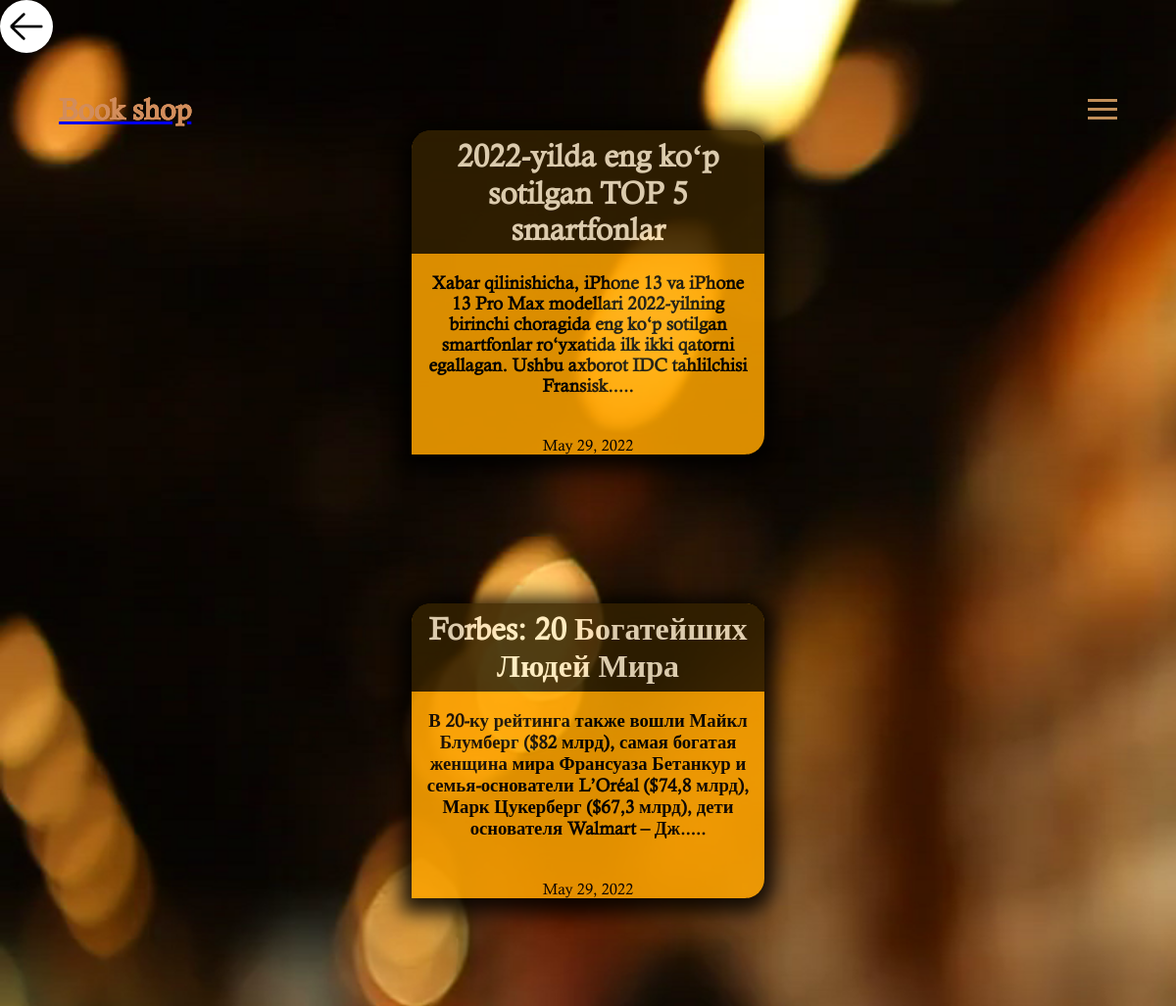
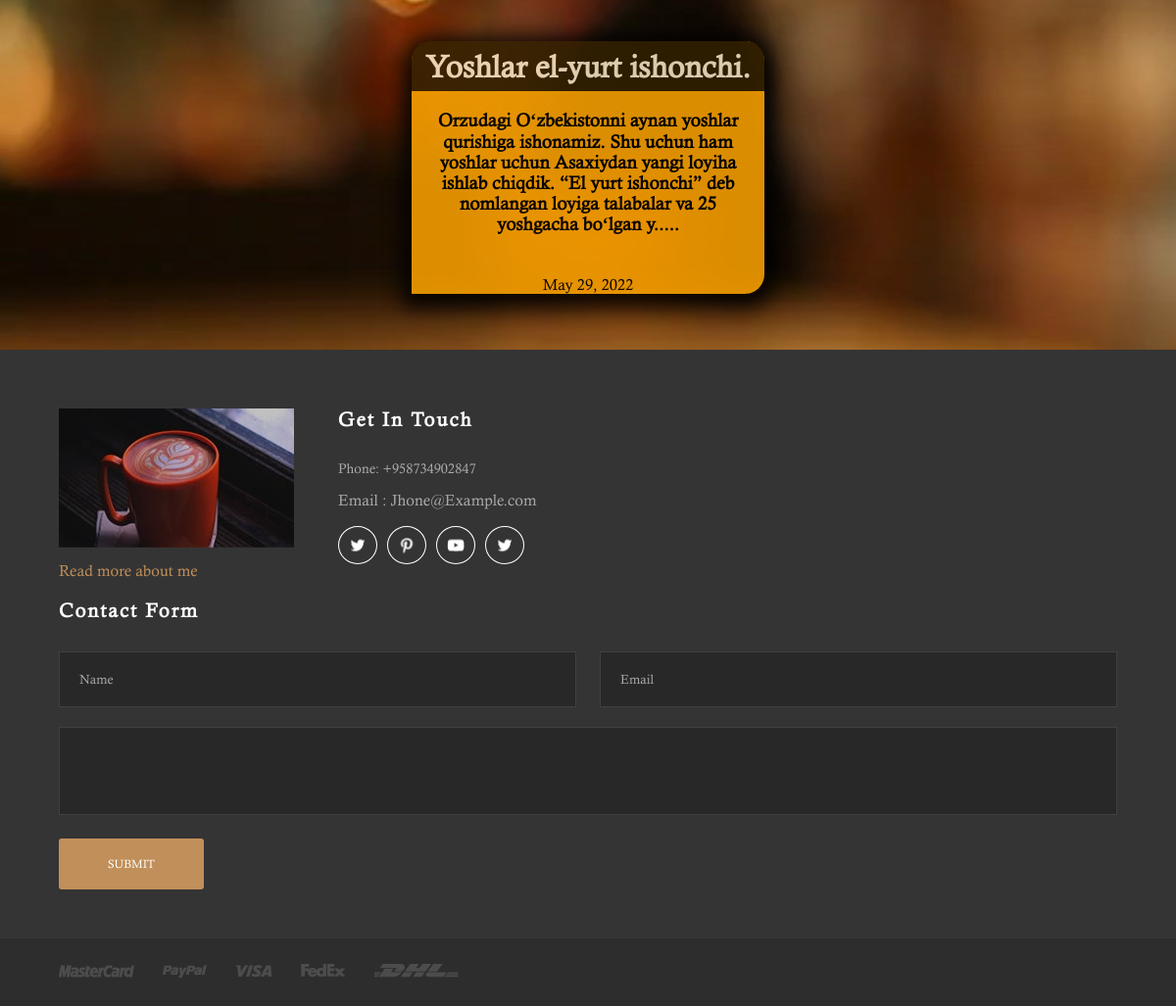
Page /news/ on the committed database (2 pictures, top to bottom).
### book/models.py (models this page shows, shortened)
class NewsPageModel(models.Model):
    n_title = models.CharField(max_length=300)
    n_author = models.ForeignKey(
        get_user_model(),
        on_delete=models.CASCADE,
    )
    n_date = models.DateField()
    n_body = models.TextField()
    n_image = models.ImageField(upload_to='images_news/', blank=True)

### book/views.py (the view)
# urls.py: path('news/', NewsPageView.as_view(), name='news'),
class NewsPageView(ListView):
    model = NewsPageModel
    template_name = 'news_page_list.html'

### templates/news_page_list.html (shortened to what this page needs)
<!doctype html>
<html lang="en">
<a href="{% url 'home' %}"><img class="back" src="/static/images/left-arrow.png"></a>
<head>
    {% for news in object_list %}
	<link rel="stylesheet" href="/static/css/style.css">
	<link rel="stylesheet" href="/static/css/slick.css">
</head>
<body>
	<nav class="site-navigation">
		<div class="site-navigation-inner site-container" >
			<a href="/"><h1 style="color: rgb(210, 141, 92); font-size: 30px;">Book shop</h1></a>
			<div id="myBtn" class="burger-container" onclick="myFunction(this)">
				<div class="bar1"></div>
				<div class="bar2"></div>
				<div class="bar3"></div>
			</div>
		</div>
	</nav>
    <br><br><br><br><br><br><br>
<center>
    <div class="news_card">
        <h1 class="title">{{ news.n_title}}</h1><br>
        <h3 class="body">{{ news.n_body|slice:200 }}.....</h3>
        <p class="date">{{ news.n_date }}</p>
    </div>
    <br>
</center>
{% endfor %}
<br><br>
<footer class="site-footer">
    <div class="site-container">
        <div class="footer-inner">
            <div class="footer-info">
                <div class="footer-info__left">
                    <img src="/static/images/footer-img.jpg" alt="about me image">
                    <p>Read more about me</p>
                </div>
                <div class="footer-info__right">
                    <h5>Get In Touch</h5>
                    <p class="footer-phone">Phone: +958734902847</p>
                    <p>Email : Jhone@Example.com</p>
                    <div class="social-icons">
                        <a href="#" target="_blank"><img src="/static/images/social-twitter.png" alt="social icon"></a>
                        <a href="#" target="_blank"><img src="/static/images/social-pinterest.png" alt="social icon"></a>
                        <a href="#" target="_blank"><img src="/static/images/social-youtube.png" alt="social icon"></a>
                        <a href="#" target="_blank"><img src="/static/images/social-twitter.png" alt="social icon"></a>
                    </div>
                </div>
            </div>
            <div class="footer-contact-form">
                <h5>Contact Form</h5>
                <form class="contact-form">
                    <div class="contact-form__input">
                        <input type="text" name="name" placeholder="Name">
                        <input type="email" name="email" placeholder="Email">
                    </div>
                    <textarea></textarea>
                    <input type="submit" name="submit" value="Submit" class="submit-button">
                </form>
            </div>
        </div>
    </div>
    <div class="footer-bottom">
        <div class="site-container footer-bottom-inner">
            <div class="footer-bottom__img">
                <img src="/static/images/footer-mastercard.png" alt="footer image">
                <img src="/static/images/footer-paypal.png" alt="footer image">
                <img src="/static/images/footer-visa.png" alt="footer image">
                <img src="/static/images/footer-fedex.png" alt="footer image">
                <img src="/static/images/footer-dhl.png" alt="footer image">
            </div>
        </div>
    </div>
</footer>
</body>
</html>

### static/css/style.css (style rules this page uses)
* { margin: 0; padding: 0; font-family: "Calisto-MT"; }
.site-container { width: 1115px; margin: 0 auto; }
@media (max-width: 1250px) { .site-container { width: 90%; } }
.site-navigation { position: absolute; top: 4.6%; width: 100%; z-index: 2; }
.site-navigation-inner { display: flex; align-items: center; justify-content: space-between; }
.burger-container { cursor: pointer; z-index: 3; }
.bar1, .bar2, .bar3 { width: 30px; height: 3px; background-color: #c18f59; margin: 6px 0; transition: 0.4s; }
.social-icons a { position: relative; border: 1px solid white; border-radius: 50%; padding: 13px 23px; margin-right: 10px; transition: 0.3s ease; }
.social-icons img { position: absolute; left: 50%; top: 50%; transform: translate(-50%, -50%); }
.site-footer { padding-top: 120px; background-color: #343434; }
@media (max-width: 1250px) { .site-footer { padding-top: 60px; } }
.footer-inner { display: flex; justify-content: space-between; padding-bottom: 95px; }
.footer-inner h5 { margin-bottom: 30px; font-size: 20px; letter-spacing: 2px; color: #fff; }
@media (max-width: 1250px) { .footer-inner { padding-bottom: 50px; flex-direction: column; align-items: center; } }
.footer-info { width: 50%; display: flex; }
.footer-info .footer-info__left { margin-right: 45px; }
.footer-info .footer-info__left img { margin-bottom: 10px; }
.footer-info .footer-info__left p { color: #c18f59; }
.footer-info .footer-info__right p { margin-bottom: 15px; color: #aaa; }
.footer-info .footer-info__right .footer-phone { font-size: 14px; }
.footer-info .footer-info__right .social-icons { margin-top: 27px; }
.footer-info .footer-info__right .social-icons a { padding: 9px 19px; }
@media (max-width: 1250px) { .footer-info { width: 100%; margin-bottom: 20px; } }
.footer-contact-form { width: 50%; }
.footer-contact-form .contact-form__input { display: flex; justify-content: space-between; margin-bottom: 20px; }
.footer-contact-form .contact-form__input input { width: 40%; padding: 20px; border: 1px solid #404040; background-color: #282828; color: #c18f59; }
.footer-contact-form .contact-form__input input::placeholder { color: #aaa; }
@media (max-width: 1250px) { .footer-contact-form .contact-form__input input { width: 45%; } }
.footer-contact-form textarea { box-sizing: border-box; height: 90px; width: 100%; margin-bottom: 20px; padding: 20px; border: 1px solid #404040; background-color: #282828; resize: none; color: #c18f59; }
.footer-contact-form .submit-button { padding: 19px 50px; text-transform: uppercase; font-size: 12px; color: #fff; background-color: #c18f59; border: none; border-radius: 3px; cursor: pointer; transition: 0.3s ease; }
@media (max-width: 1250px) { .footer-contact-form { width: 100%; } }
.footer-bottom { padding: 25px 0; background-color: #2d2d2d; }
.footer-bottom-inner { display: flex; justify-content: space-between; }
.footer-bottom-inner .footer-bottom__img img { margin-right: 25px; }
.footer-bottom-inner .footer-bottom__img img:last-child { margin-right: 0; }

### templates/news_page_list.html (style rules this page uses)
body { background-image: url('/static/images/background_image.png'); background-size: cover; background-position: fixed; }
.news_card { width: 30%; box-shadow: 0px 5px 20px 10px; background-color: orange; border-radius: 20px 20px 20px 0px; opacity: 85%; }
.body, .title, .date { color: black; padding: 0px 10px; }
.title { background-color: black; color: white; padding: 7px 0px; opacity: 80%; border-radius: 19px 19px 0 0; }
.back { background-color: white; width: 3%; position: fixed; border-radius: 50%; padding: 5px; transition: 0.3s ease-in-out; }

### rows in the picture
NewsPageModel: n_title "2022-yilda eng koʻp sotilgan TOP 5 smartfonlar", n_body "Xabar qilinishicha, iPhone 13 va iPhone 13 Pro Max modellari 2022-yilning birinchi choragida eng ko‘p sotilgan smartfonlar ro‘yxatida ilk ikki qatorni egallagan. Ushbu axborot IDC tahlilchisi Fransisk", n_date "May 29, 2022"
NewsPageModel: n_title "Forbes: 20 Богатейших Людей Мира", n_body "В 20-ку рейтинга также вошли Майкл Блумберг ($82 млрд), самая богатая женщина мира Франсуаза Бетанкур и семья-основатели L’Oréal ($74,8 млрд), Марк Цукерберг ($67,3 млрд), дети основателя Walmart – Дж", n_date "May 29, 2022"
NewsPageModel: n_title "Yoshlar el-yurt ishonchi.", n_body "Orzudagi Oʻzbekistonni aynan yoshlar qurishiga ishonamiz. Shu uchun ham yoshlar uchun Asaxiydan yangi loyiha ishlab chiqdik. “El yurt ishonchi” deb nomlangan loyiga talabalar va 25 yoshgacha boʻlgan y", n_date "May 29, 2022"
